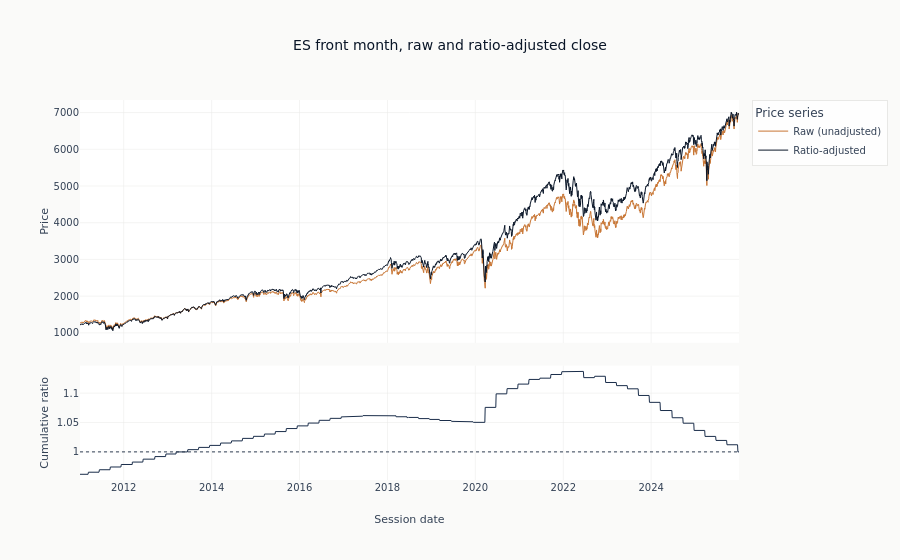

The notebook cell saved with this chart:
### Markdown cell above
The adjustment is easiest to see side by side. The top panel plots the raw
(unadjusted) ES front-month close against the ratio-adjusted series; the two
coincide at the right edge (recent prices are the anchor) and separate going
back in time as each roll's ratio compounds. The bottom panel is that
cumulative multiplier - every downward step is a roll where the new contract
traded below the old one on the same hour. Raw prices carry those roll gaps as spurious
returns; the adjusted series does not.

### Code cell
es_adj_daily = (
    es_adj.group_by("session_date")
    .agg(
        pl.col("raw_close").last(),
        pl.col("adj_close").last(),
        pl.col("_cumulative_ratio").last().alias("cum_ratio"),
    )
    .sort("session_date")
)
_x = es_adj_daily["session_date"].to_list()

fig = make_subplots(
    rows=2,
    cols=1,
    shared_xaxes=True,
    row_heights=[0.68, 0.32],
    vertical_spacing=0.06,
)
fig.add_trace(
    go.Scatter(
        x=_x,
        y=es_adj_daily["raw_close"].to_list(),
        mode="lines",
        line=dict(color=COLORS["copper"], width=1),
        name="Raw (unadjusted)",
    ),
    row=1,
    col=1,
)
fig.add_trace(
    go.Scatter(
        x=_x,
        y=es_adj_daily["adj_close"].to_list(),
        mode="lines",
        line=dict(color=COLORS["blue"], width=1),
        name="Ratio-adjusted",
    ),
    row=1,
    col=1,
)
fig.add_trace(
    go.Scatter(
        x=_x,
        y=es_adj_daily["cum_ratio"].to_list(),
        mode="lines",
        line=dict(color=COLORS["slate"], width=1),
        name="Cumulative ratio",
        showlegend=False,
    ),
    row=2,
    col=1,
)
fig.add_hline(y=1.0, line=dict(color=COLORS["neutral"], width=1, dash="dot"), row=2, col=1)
fig.update_layout(
    title="ES front month, raw and ratio-adjusted close",
    height=560,
    legend_title="Price series",
)
fig.update_yaxes(title_text="Price", row=1, col=1)
fig.update_yaxes(title_text="Cumulative ratio", row=2, col=1)
fig.update_xaxes(title_text="Session date", row=2, col=1)
show_plotly_with_alt(
    fig,
    "Above, the unadjusted and ratio-adjusted front-month price series over the full "
    "history. The unadjusted line steps at each roll while the adjusted one runs through the "
    "same dates without a break. Below, the cumulative adjustment ratio: a staircase that "
    "changes only on roll dates and stays close to one.",
)

### Figure 1 — Plotly figure (JSON) as saved in the notebook; plotly's stock layout.template omitted (floating-point values rounded to 4 significant figures; data arrays with more than 128 entries replaced by an {"elided": "..."} marker saying what was removed)
{"data": [{"line": {"color": "#C87533", "width": 1}, "mode": "lines", "name": "Raw (unadjusted)", "type": "scatter", "x": {"elided": "3866 str values"}, "xaxis": "x", "y": {"elided": "3866 float values"}, "yaxis": "y"}, {"line": {"color": "#0a1628", "width": 1}, "mode": "lines", "name": "Ratio-adjusted", "type": "scatter", "x": {"elided": "3866 str values"}, "xaxis": "x", "y": {"elided": "3866 float values"}, "yaxis": "y"}, {"line": {"color": "#1a2d4a", "width": 1}, "mode": "lines", "name": "Cumulative ratio", "showlegend": false, "type": "scatter", "x": {"elided": "3866 str values"}, "xaxis": "x2", "y": {"elided": "3866 float values"}, "yaxis": "y2"}], "layout": {"height": 560, "legend": {"title": {"text": "Price series"}}, "shapes": [{"line": {"color": "#334155", "dash": "dot", "width": 1}, "type": "line", "x0": 0, "x1": 1, "xref": "x2 domain", "y0": 1.0, "y1": 1.0, "yref": "y2"}], "title": {"text": "ES front month, raw and ratio-adjusted close"}, "xaxis": {"anchor": "y", "domain": [0.0, 1.0], "matches": "x2", "showticklabels": false}, "xaxis2": {"anchor": "y2", "domain": [0.0, 1.0], "title": {"text": "Session date"}}, "yaxis": {"anchor": "x", "domain": [0.3608, 1.0], "title": {"text": "Price"}}, "yaxis2": {"anchor": "x2", "domain": [0.0, 0.3008], "title": {"text": "Cumulative ratio"}}}}
